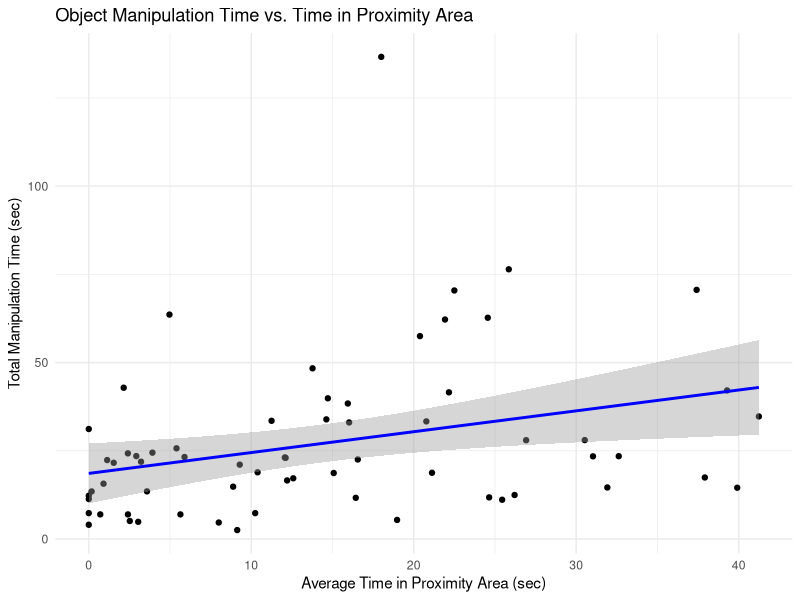
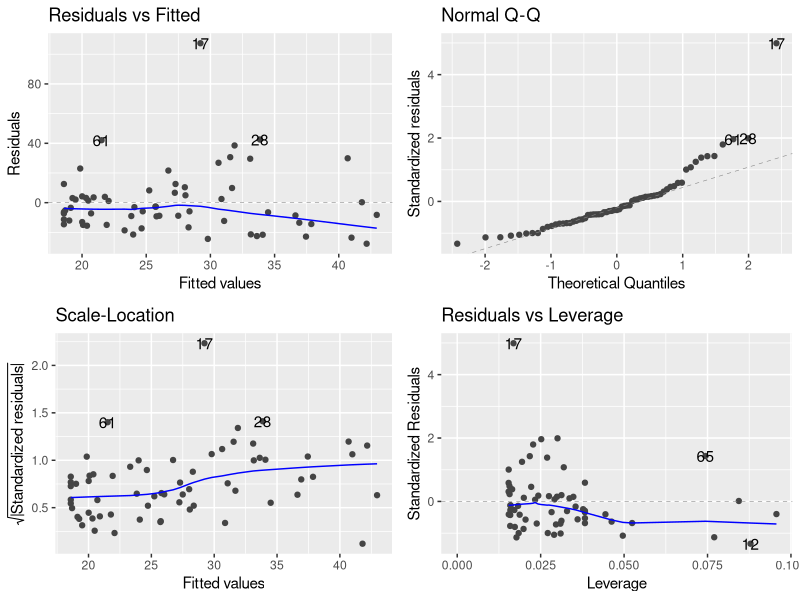
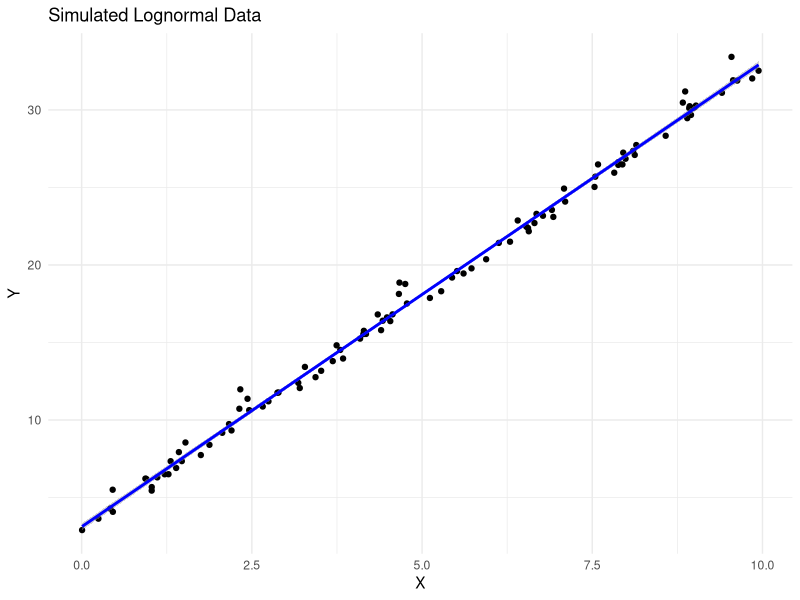

Generate these figures, in order, with R:
###################################
########## HOMEWORK 10 ############
## Maddie Thall & Sophia Mummert ##
###################################

library(readxl)
library(ggfortify)

### OBJECTIVE 1

lemur_df = read_xlsx("Cantwell_et_al_Lemurs_Task_Interrelationships.xlsx")


## variables
# x = NovelMean: Average amount of time spent in the proximity area across novel object trials in seconds, including no-approach responses
# y = TotalManip: Total amount of time spent in contact with the box during the persistence task in seconds

ggplot(lemur_df, aes(x = NovelMean, y = TotalManip)) +
  geom_point() +
  geom_smooth(method = "lm", se = TRUE, color = "blue") +
  labs(title = "Object Manipulation Time vs. Time in Proximity Area",
       x = "Average Time in Proximity Area (sec)",
       y = "Total Manipulation Time (sec)") +
  theme_minimal()


autoplot(lm(TotalManip ~ NovelMean, data = lemur_df))
# Residuals vs Fitted (checking linearity and homoscedasity): there is slight non-linearity because the blue trend line curves downward slightly 
# and the spread may be greater than expected
# Normal Q-Q (checking for normal distribution): the points mostly follow the diagonal line, indicating that the residuals are approximately normally distributed,
# although there are some deviations at the tails
# Residual vs Leverage (checking for correlation between residuals): there are a few points with higher leverage that may affect the overall normality


model = lm(TotalManip ~ NovelMean, data = lemur_df)
median_x = median(lemur_df$NovelMean, na.rm = TRUE) # 12.2075
p95_x = quantile(lemur_df$NovelMean, 0.95, na.rm = TRUE) # 37.814 
new_values = data.frame(NovelMean = c(median_x, p95_x))
predictions = predict(model, newdata = new_values, interval = "prediction")
predictions

# At the median (12.2075), our model predicts a Y value of 25.8
# At the 95th percentile (37.814), our model predicts a Y value of 40.9
# The predictions interval differ (-17.92 to 69.52 at median, -4.1 to 85.9 at 95th percentile)
# The interval for the 95th percentile is wider, indicating more uncertainty in the prediction


## OBJECTIVE 2

set.seed(123)
X = runif(100, min = 0, max = 10)
beta_0 = 2
beta_1 = 3
error = rlnorm(100, meanlog = 0, sdlog = 0.5)
Y = beta_0 + beta_1 * X + error
sim_df = data.frame(X = X, Y = Y)

# plot original regression
ggplot(sim_df, aes(x = X, y = Y)) +
  geom_point() +
  geom_smooth(method = "lm", se = TRUE, color = "blue") +
  labs(title = "Simulated Lognormal Data") +
  theme_minimal()

# creating a data frame to store results
n_sim = 15
coef_results = data.frame(
  sim = integer(n_sim),
  true_intercept = numeric(n_sim),
  true_slope = numeric(n_sim),
  est_intercept = numeric(n_sim),
  est_slope = numeric(n_sim)
)

# creating a list for prediction intervals
pred_intervals = vector("list", n_sim)

# running simulations
for (i in 1:n_sim) {
  X2 = runif(100, min = 0, max = 10)
  beta2_0 = runif(1, 0, 5)
  beta2_1 = runif(1, 1, 4)
  error2 = rlnorm(100, meanlog = 0, sdlog = 0.5)
  Y2 = beta2_0 + beta2_1 * X2 + error2
  sim_model = lm(Y2 ~ X2)
  coef_results[i, ] = c(i, beta2_0, beta2_1, coef(sim_model)[1], coef(sim_model)[2])
  new_data = data.frame(X = X2)
  pred_int = predict(sim_model, 
                     newdata = new_data, 
                     interval = "prediction", 
                     level = 0.95)
  pred_intervals[[i]] = data.frame(X = X2, Y = Y2, pred_int)
}

# viewing coefficient results
head(pred_intervals[[1]])   

# comparing estimated and true values
coef_results$slope_error = coef_results$est_slope - coef_results$true_slope
coef_results$intercept_error = coef_results$est_intercept - coef_results$true_intercept

summary(coef_results$slope_error)
summary(coef_results$intercept_error)
# Slope: estimates are fairly accurate, with mean error close to 0 (0.05), so a slight upward bias
# Intercept: estimates are less accurate, with a larger mean error (1.11), so a consistent upward bias  

fraction_95 = sapply(pred_intervals, function(df) {
  within = df$Y >= df$lwr & df$Y <= df$upr
  mean(within)
})
coef_results$fraction_95 = fraction_95
summary(coef_results$fraction_95)
# On average, about 95.33% of the observed Y values fall within the 95% prediction intervals!
# The whole range is between 93% and 97%, so a fairly limited variability
# meaning that our model's predictions intervals are pretty accurate!
# Even with a non-normal error, the linear model is robust enough!
